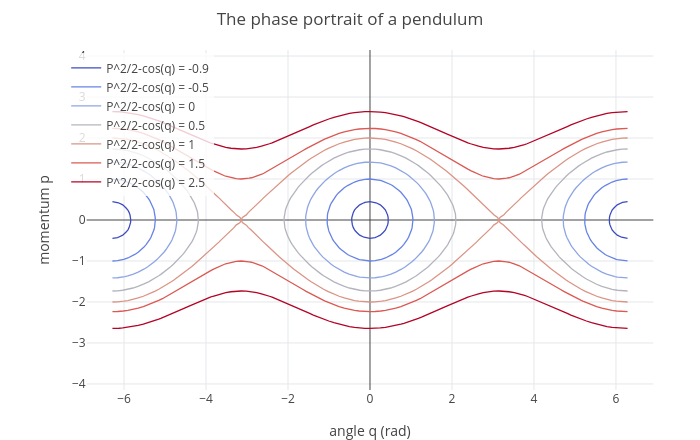

The notebook cell this image was saved under:
### Markdown cell above
## 2. Phase space

The state of the pendulum is the pair $(\theta, p)$, a point in the plane called **phase space**. Since $H$ is
conserved, each motion runs along a level curve of $H$. With $m = l = g = 1$, $H = p^2/2 - \cos\theta$:

### Code cell
p = contour(P^2/2 - cos(q), q, -2*pi, 2*pi, P, -3, 3, [-0.9 -0.5 0 0.5 1 1.5 2.5]);
labels(title(p, "The phase portrait of a pendulum"), "angle q (rad)", "momentum p")

### Figure 1 — Plotly figure (JSON) as saved in the notebook; plotly's stock layout.template omitted (floating-point values rounded to 4 significant figures; data arrays with more than 128 entries replaced by an {"elided": "..."} marker saying what was removed)
{"data": [{"line": {"color": "#3b4cc0", "width": 1.3}, "mode": "lines", "name": "P^2/2-cos(q) = -0.9", "type": "scatter", "x": [-6.283, -6.158, -6.137, -6.032, -6.02, -5.955, -5.906, -5.904, -5.874, -5.853, -5.84, -5.836, -5.84, -5.853, -5.874, -5.904, -5.906, -5.955, -6.02, -6.032, -6.137, -6.158, -6.283, null, -0.377, -0.3793, -0.4089, -0.43, -0.4427, -0.447, -0.4427, -0.43, -0.4089, -0.3793, -0.377, -0.3277, -0.2636, -0.2513, -0.1466, -0.1257, 0, 0.1257, 0.1466, 0.2513, 0.2636, 0.3277, 0.377, 0.3793, 0.4089, 0.43, 0.4427, 0.447, 0.4427, 0.43, 0.4089, 0.3793, 0.377, 0.3277, 0.2636, 0.2513, 0.1466, 0.1257, 0, -0.1257, -0.1466, -0.2513, -0.2636, -0.3277, -0.377, null, 6.283, 6.158, 6.137, 6.032, 6.02, 5.955, 5.906, 5.904, 5.874, 5.853, 5.84, 5.836, 5.84, 5.853, 5.874, 5.904, 5.906, 5.955, 6.02, 6.032, 6.137, 6.158, 6.283, null], "y": [0.4462, 0.4287, 0.42, 0.3697, 0.36, 0.3, 0.2436, 0.24, 0.18, 0.12, 0.06, 0, -0.06, -0.12, -0.18, -0.24, -0.2436, -0.3, -0.36, -0.3697, -0.42, -0.4287, -0.4462, null, -0.2436, -0.24, -0.18, -0.12, -0.06, 0, 0.06, 0.12, 0.18, 0.24, 0.2436, 0.3, 0.36, 0.3697, 0.42, 0.4287, 0.4462, 0.4287, 0.42, 0.3697, 0.36, 0.3, 0.2436, 0.24, 0.18, 0.12, 0.06, 0, -0.06, -0.12, -0.18, -0.24, -0.2436, -0.3, -0.36, -0.3697, -0.42, -0.4287, -0.4462, -0.4287, -0.42, -0.3697, -0.36, -0.3, -0.2436, null, -0.4462, -0.4287, -0.42, -0.3697, -0.36, -0.3, -0.2436, -0.24, -0.18, -0.12, -0.06, 0, 0.06, 0.12, 0.18, 0.24, 0.2436, 0.3, 0.36, 0.3697, 0.42, 0.4287, 0.4462, null]}, {"line": {"color": "#6683e6", "width": 1.3}, "mode": "lines", "name": "P^2/2-cos(q) = -0.5", "type": "scatter", "x": {"elided": "206 float values"}, "y": {"elided": "206 float values"}}, {"line": {"color": "#8fa6e5", "width": 1.3}, "mode": "lines", "name": "P^2/2-cos(q) = 0", "type": "scatter", "x": {"elided": "294 float values"}, "y": {"elided": "294 float values"}}, {"line": {"color": "#b4b4be", "width": 1.3}, "mode": "lines", "name": "P^2/2-cos(q) = 0.5", "type": "scatter", "x": {"elided": "366 float values"}, "y": {"elided": "366 float values"}}, {"line": {"color": "#db9485", "width": 1.3}, "mode": "lines", "name": "P^2/2-cos(q) = 1", "type": "scatter", "x": {"elided": "470 float values"}, "y": {"elided": "470 float values"}}, {"line": {"color": "#db5952", "width": 1.3}, "mode": "lines", "name": "P^2/2-cos(q) = 1.5", "type": "scatter", "x": {"elided": "372 float values"}, "y": {"elided": "372 float values"}}, {"line": {"color": "#b40426", "width": 1.3}, "mode": "lines", "name": "P^2/2-cos(q) = 2.5", "type": "scatter", "x": {"elided": "332 float values"}, "y": {"elided": "332 float values"}}], "layout": {"height": 440, "legend": {"bgcolor": "rgba(255,255,255,0.8)", "x": 0.01, "xanchor": "left", "y": 0.99, "yanchor": "top"}, "margin": {"b": 50, "l": 60, "r": 20, "t": 50}, "showlegend": true, "title": {"text": "The phase portrait of a pendulum"}, "width": 700, "xaxis": {"constrain": "domain", "range": [-6.912, 6.912], "title": {"text": "angle q (rad)"}, "zeroline": true}, "yaxis": {"constrain": "domain", "range": [-4.147, 4.147], "scaleanchor": "x", "scaleratio": 1, "title": {"text": "momentum p"}, "zeroline": true}}}
